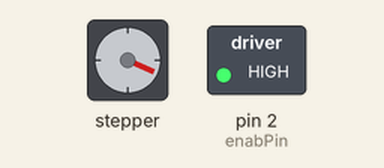
Simulated run of this sketch. Board: Arduino Uno, built with avr-gcc and run on an emulated ATmega328P. Shown: stepper motor, switched loads named in the sketch (green lamp = pin HIGH). Stepper angles assume 315 steps per turn.

Above: at 4.0 s.
At 6.63 s:
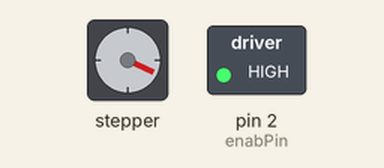
At 23.18 s:
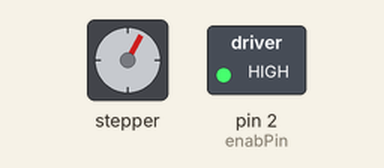
At 39.74 s:
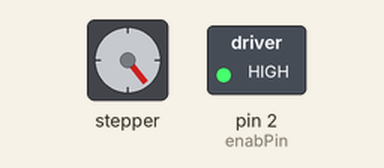
Timing chart, 0 to 40.0 s (numbered marks = the images above):
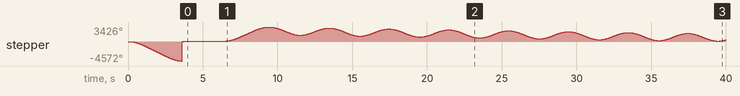

The sketch:

vid6606.ino
```cpp
/*
  VID6606 stepper driver sweep demo using AccelStepper library
  Adapted from STI6606z example code for VID6606 driver
  Sweeps the needle back and forth with smooth acceleration
*/

#include <AccelStepper.h>
#include <elapsedMillis.h>

// Motor Connections for VID6606 driver
const int enabPin = 2;  // RESET/ENABLE pin
const int dirPin = 3;   // DIR pin
const int stepPin = 4;  // STEP pin

// Create stepper instance (step/direction driver)
AccelStepper myStepper(AccelStepper::DRIVER, stepPin, dirPin);

elapsedMillis sweepTime;
const int sweepInterval = 2000;   // sweep interval in milliseconds

const long STEPS_PER_REVOLUTION = 315 * 12;   // for 315 degrees with twelve step microstepping
const long SWEEP_RANGE = 3000;    // sweep range in steps

bool sweepingUp = true;

void setup() {
  pinMode(enabPin, OUTPUT);
  digitalWrite(enabPin, LOW);
  delay(100);
  digitalWrite(enabPin, HIGH);    // enable the controller

  myStepper.setMaxSpeed(2000);
  myStepper.setAcceleration(2400);

  // Zero the motor
  myStepper.runToNewPosition(-4000);   // run backwards to find zero
  myStepper.setCurrentPosition(0);

  // Initial position
  myStepper.runToNewPosition(100);
  delay(500);

  sweepTime = 0;
}

void loop() {
  // Check if it's time to change sweep direction
  if (sweepTime >= sweepInterval) {
    sweepTime = 0;

    if (sweepingUp) {
      myStepper.moveTo(SWEEP_RANGE);
      sweepingUp = false;
    } else {
      myStepper.moveTo(100);
      sweepingUp = true;
    }
  }

  // Always run the stepper (handles acceleration automatically)
  myStepper.run();
}
```
